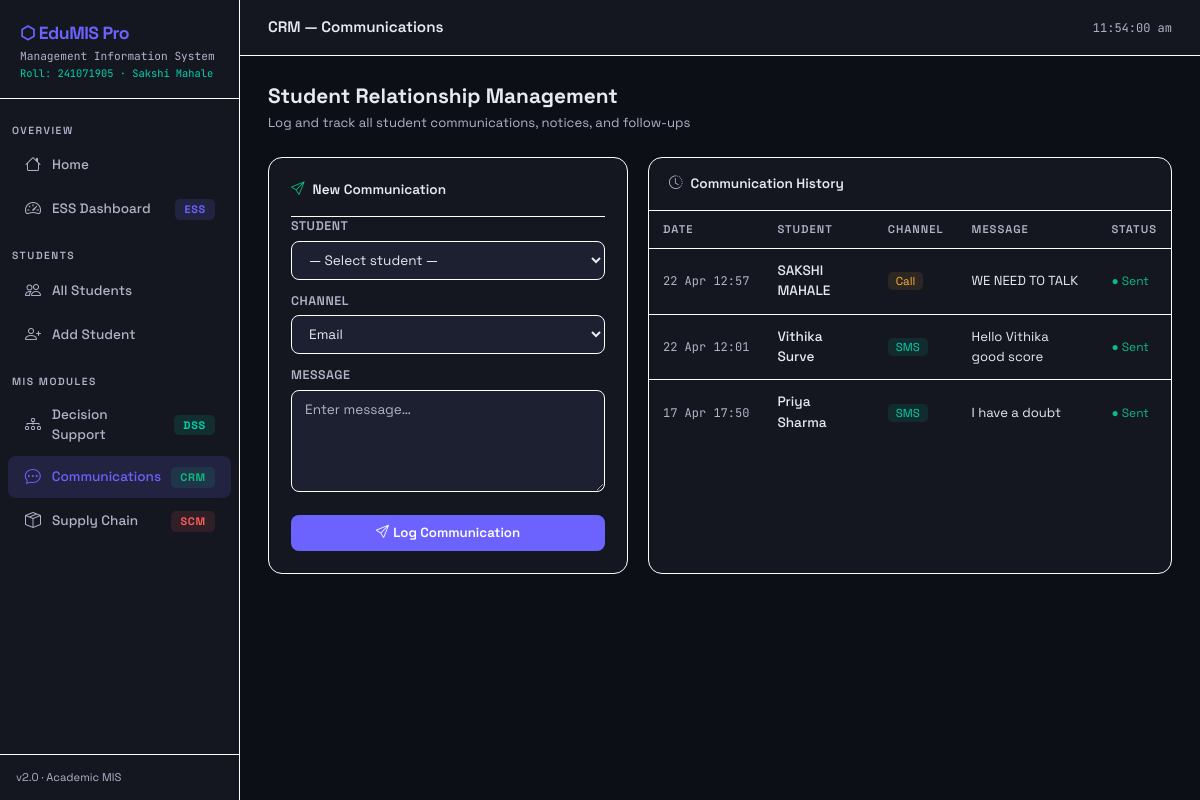
Screenshot of /crm with the database file from the repository.
### models.py (models this page shows)
class Communication(db.Model):
    __tablename__ = 'communications'
    id         = db.Column(db.Integer, primary_key=True)
    student_id = db.Column(db.Integer, db.ForeignKey('students.id'), nullable=False)
    message    = db.Column(db.Text, nullable=False)
    comm_type  = db.Column(db.String(20), default="Email")  # Email / SMS / Notice
    sent_on    = db.Column(db.DateTime, default=datetime.utcnow)
    status     = db.Column(db.String(20), default="Sent")

class Student(db.Model):
    __tablename__ = 'students'
    id            = db.Column(db.Integer, primary_key=True)
    name          = db.Column(db.String(100), nullable=False)
    marks         = db.Column(db.Float, nullable=False)
    attendance    = db.Column(db.Float, nullable=False)
    category      = db.Column(db.String(20))
    risk_score    = db.Column(db.Float, default=0.0)
    email         = db.Column(db.String(120))
    phone         = db.Column(db.String(20))
    enrolled_date = db.Column(db.DateTime, default=datetime.utcnow)
    is_active     = db.Column(db.Boolean, default=True)
    communications = db.relationship('Communication', backref='student', lazy=True)
    enrollments    = db.relationship('Enrollment',    backref='student', lazy=True)

### app.py (the view)
@app.route('/crm')
def crm():
    students = Student.query.filter_by(is_active=True).all()
    comms    = Communication.query.order_by(Communication.sent_on.desc()).limit(20).all()
    return render_template('crm.html', students=students, communications=comms)

### templates/crm.html (shortened to what this page needs)
{% extends 'base.html' %}
{% block page_title %}CRM — Communications{% endblock %}
{% block content %}
<div style="margin-bottom:24px;">
    <h1 style="font-size:1.3rem; font-weight:700; margin-bottom:4px;">Student Relationship Management</h1>
    <p style="color:var(--muted); font-size:0.82rem;">Log and track all student communications, notices, and follow-ups</p>
</div>
<div style="display:grid; grid-template-columns:360px 1fr; gap:20px;">
    <div class="card" style="padding:22px; align-self:start;">
        <div class="card-header-custom" style="padding:0 0 16px;"><i class="bi bi-send" style="color:var(--success);"></i> New Communication</div>
        <form method="POST" action="{{ url_for('crm_communicate') }}">
            <div style="margin-bottom:12px;">
                <label class="form-label-custom">Student</label>
                <select name="student_id" class="form-input" required>
                    <option value="">— Select student —</option>
                </select>
            </div>
            <div style="margin-bottom:12px;">
                <label class="form-label-custom">Channel</label>
                <select name="type" class="form-input">
                    <option>Email</option><option>SMS</option><option>Notice</option><option>Call</option>
                </select>
            </div>
            <div style="margin-bottom:16px;">
                <label class="form-label-custom">Message</label>
                <textarea name="message" class="form-input" rows="4" placeholder="Enter message…" required style="resize:vertical;"></textarea>
            </div>
            <button type="submit" class="btn-accent" style="width:100%;"><i class="bi bi-send me-1"></i>Log Communication</button>
        </form>
    </div>
    <div class="card">
        <div class="card-header-custom"><i class="bi bi-clock-history" style="color:var(--muted);"></i> Communication History</div>
        <table class="mis-table">
            <thead><tr><th>Date</th><th>Student</th><th>Channel</th><th>Message</th><th>Status</th></tr></thead>
            <tbody>
            {% for c in communications %}
            <tr>
                <td style="font-size:0.75rem; color:var(--muted); font-family:'JetBrains Mono',monospace; white-space:nowrap;">{{ c.sent_on.strftime('%d %b %H:%M') }}</td>
                <td><a href="{{ url_for('student_detail', id=c.student_id) }}" style="color:var(--text); font-weight:500; text-decoration:none;">{{ c.student.name }}</a></td>
                <td>
                    <span style="font-size:0.72rem; padding:2px 8px; border-radius:5px;
                      background:{% if c.comm_type == 'Email' %}rgba(108,99,255,0.12){% elif c.comm_type == 'SMS' %}rgba(0,212,170,0.1){% else %}rgba(255,178,54,0.1){% endif %};
                      color:{% if c.comm_type == 'Email' %}var(--accent){% elif c.comm_type == 'SMS' %}var(--accent2){% else %}var(--warning){% endif %};">{{ c.comm_type }}</span>
                </td>
               <td style="font-size:0.82rem; max-width:260px; color:var(--text);">{{ c.message[:80] }}{% if c.message | length > 80 %}…{% endif %}</td>
                <td><span style="color:var(--success); font-size:0.75rem;">● {{ c.status }}</span></td>
            </tr>
            {% else %}
            <tr><td colspan="5" style="text-align:center; color:var(--muted); padding:40px;">No communications yet.</td></tr>
            {% endfor %}
            </tbody>
        </table>
    </div>
</div>
{% endblock %}

### templates/base.html (style rules this page uses)
:root { --bg: #0d0f17; --surface: #141720; --surface2: #1c2030; --border: #ffffff; --accent: #6c63ff; --accent2: #00d4aa; --danger: #ff5b5b; --warning: #ffb236; --success: #10b981; --text: #e8eaf0; --muted: #b0b4c8; --sidebar-w: 240px; }
* { box-sizing: border-box; margin: 0; padding: 0; }
body { font-family: 'Space Grotesk', sans-serif; background: var(--bg); color: var(--text); display: flex; min-height: 100vh; }
.card { background: var(--surface); border: 1px solid var(--border); border-radius: 14px; }
.card-header-custom { padding: 16px 20px; border-bottom: 1px solid var(--border); font-size: 0.85rem; font-weight: 600; display: flex; align-items: center; gap: 8px; color: var(--text); }
.mis-table { width: 100%; border-collapse: collapse; font-size: 0.85rem; }
.mis-table th { padding: 10px 14px; text-align: left; font-size: 0.7rem; text-transform: uppercase; letter-spacing: 1px; color: var(--muted); font-weight: 600; border-bottom: 1px solid var(--border); }
.mis-table td { padding: 12px 14px; border-bottom: 1px solid var(--border); vertical-align: middle; }
.mis-table tr:last-child td { border-bottom: none; }
.btn-accent { background: var(--accent); color: #fff; border: none; padding: 8px 18px; border-radius: 8px; font-size: 0.83rem; font-weight: 600; cursor: pointer; transition: all 0.15s; }
.form-label-custom { font-size: 0.78rem; color: var(--muted); font-weight: 600; margin-bottom: 5px; display: block; text-transform: uppercase; letter-spacing: 0.5px; }
.form-input { width: 100%; background: var(--surface2); border: 1px solid var(--border); border-radius: 8px; color: var(--text); padding: 9px 13px; font-size: 0.85rem; font-family: inherit; transition: border-color 0.15s; }
.form-input::placeholder { color: var(--muted); }
select.form-input option { background: var(--surface2); }

### rows the page displays
Communication: sent_on "22 Apr 12:57", student.name "SAKSHI MAHALE", comm_type "Call", message "WE NEED TO TALK", status "Sent"
Communication: sent_on "22 Apr 12:01", student.name "Vithika Surve", comm_type "SMS", message "Hello Vithika good score", status "Sent"
Communication: sent_on "17 Apr 17:50", student.name "Priya Sharma", comm_type "SMS", message "I have a doubt", status "Sent"
